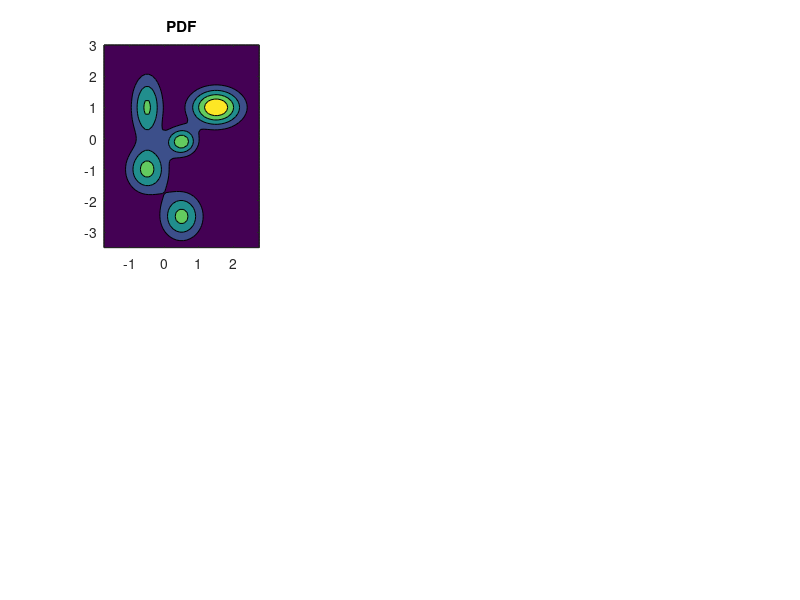

The MATLAB source for this figure: (Note: this script raises an error after producing the figure.)
function sdh_demo1
% SDH_DEMO1 Compare SDH with U-Matrix and k-means clustering of model vectors.

% elias 14/04/2002

f = figure;
set(f,'numbertitle','off');
set(f,'name','SDH Demo1');


% create 2-dimensional data set

% axis limits
x_min = -1.75; x_max = 2.75;
y_min = -3.5;  y_max = 3;

% items per cluster (priors)
a = 1000;
b = 1000;
c =  500;
d = 1500;
e = 1000;

abcde = a + b + c + d + e; % total items

% rotate clusters (covariance)
ROT_a = [.3 0; 0 .7];
ROT_b = [.4 0; 0 .5];
ROT_c = [.3 0; 0 .3];
ROT_d = [.5 0; 0 .4];
ROT_e = [.4 0; 0 .5];

% translate clusters (mean)
TRA_a = [-.5  1  ];
TRA_b = [-.5 -1  ];
TRA_c = [0.5 -0.1];
TRA_d = [1.5  1  ];
TRA_e = [0.5 -2.5];

% propability density function
grid = normpdf(y_min:0.1:y_max,TRA_a(2),ROT_a(4))'*normpdf(x_min:0.1:x_max,TRA_a(1),ROT_a(1)).*a;
grid = grid + normpdf(y_min:0.1:y_max,TRA_b(2),ROT_b(4))'*normpdf(x_min:0.1:x_max,TRA_b(1),ROT_b(1)).*b;
grid = grid + normpdf(y_min:0.1:y_max,TRA_c(2),ROT_c(4))'*normpdf(x_min:0.1:x_max,TRA_c(1),ROT_c(1)).*c;
grid = grid + normpdf(y_min:0.1:y_max,TRA_d(2),ROT_d(4))'*normpdf(x_min:0.1:x_max,TRA_d(1),ROT_d(1)).*d;
grid = grid + normpdf(y_min:0.1:y_max,TRA_e(2),ROT_e(4))'*normpdf(x_min:0.1:x_max,TRA_e(1),ROT_e(1)).*e;

% draw random sample
D = randn(abcde, 2);
D(1:a,:)                 = D(1:a,:)*ROT_a             + repmat(TRA_a,a,1);
D(a+1:a+b,:)             = D(a+1:a+b,:)*ROT_b         + repmat(TRA_b,b,1);
D(a+b+1:a+b+c,:)         = D(a+b+1:a+b+c,:)*ROT_c     + repmat(TRA_c,c,1);
D(a+b+c+1:a+b+c+d,:)     = D(a+b+c+1:a+b+c+d,:)*ROT_d + repmat(TRA_d,d,1);
D(a+b+c+d+1:a+b+c+d+e,:) = D(a+b+c+d+1:abcde,:)*ROT_e + repmat(TRA_e,e,1);

s = subplot(2,3,1);
contourf([x_min:0.1:x_max],[y_min:0.1:y_max],grid,4)
title('PDF');
set(s,'xtick',[-REALMAX REALMAX]);
set(s,'ytick',[-REALMAX REALMAX]);

s = subplot(2,3,2);
plot(D(:,1),D(:,2),'k.','markersize',1); hold on;
title(['Sample (N=',num2str(abcde),')']); 
axis([x_min x_max y_min y_max])
set(s,'xtick',[-REALMAX REALMAX]);
set(s,'ytick',[-REALMAX REALMAX]);

% SOM
x = 6; y = 8; % map size
sD = som_data_struct(D);
sM = som_lininit(sD,'rect','msize',[x y]);
disp('Start SOM training ...');
sM = som_batchtrain(sM,sD,'radius',3.5:-.5:0.5,'tracking',0);
disp('Done.');

s = subplot(2,3,3);
M = sM.codebook;
hold on;

plot(D(:,1),D(:,2),'k.','markersize',1,'color',[0.8 0.9 1]*.8); hold on;

for i=1:y
    idx=((i-1)*x+1):((i-1)*x+x);
    plot(M(idx,1),M(idx,2),'k-');
end
for i=1:x
    idx=(0:(y-1))*x+i;
    plot(M(idx,1),M(idx,2),'k-');
    plot(M(idx,1),M(idx,2),'k.');
end               
axis([x_min x_max y_min y_max]); box on
set(s,'xtick',[-REALMAX REALMAX])
set(s,'ytick',[-REALMAX REALMAX])
title('SOM');

% SDH
s = subplot(2,3,4);
S = sdh_calculate(sD,sM);
S.matrix = rot90(rot90(S.matrix));  % note: rot90 usually doesn't make sense.
sdh_visualize(S,'subplot',s,'contour','nodes');
title('SDH (s=3)')

% U-Matrix
s = subplot(2,3,5);
u = som_umat(sM); u = u(1:2:end,1:2:end);
u = rot90(rot90(u)); % note: rot90 usually doesn't make sense.
S.matrix = interp2(sdh_addframe(max(max(u))-u,1),2,'cubic');
sdh_visualize(S,'contour','subplot',s,'nodes');
title('U-Matrix');

% K-Means
s = subplot(2,3,6);
eb = REALMAX;
for i=1:100,
    [centroids,clusters,err] = kmeans('batch', M, 5);
    if err < eb,
        cb = clusters; eb = err;
    end
end
cb = rot90(rot90(reshape(cb,6,8))); % note: rot90 usually doesn't make sense.
S.matrix = interp2(sdh_addframe(cb,1),2,'nearest');
sdh_visualize_kmeans(S,s);
axis tight;
title('K-Means');

sdh_colormap('blueish');
